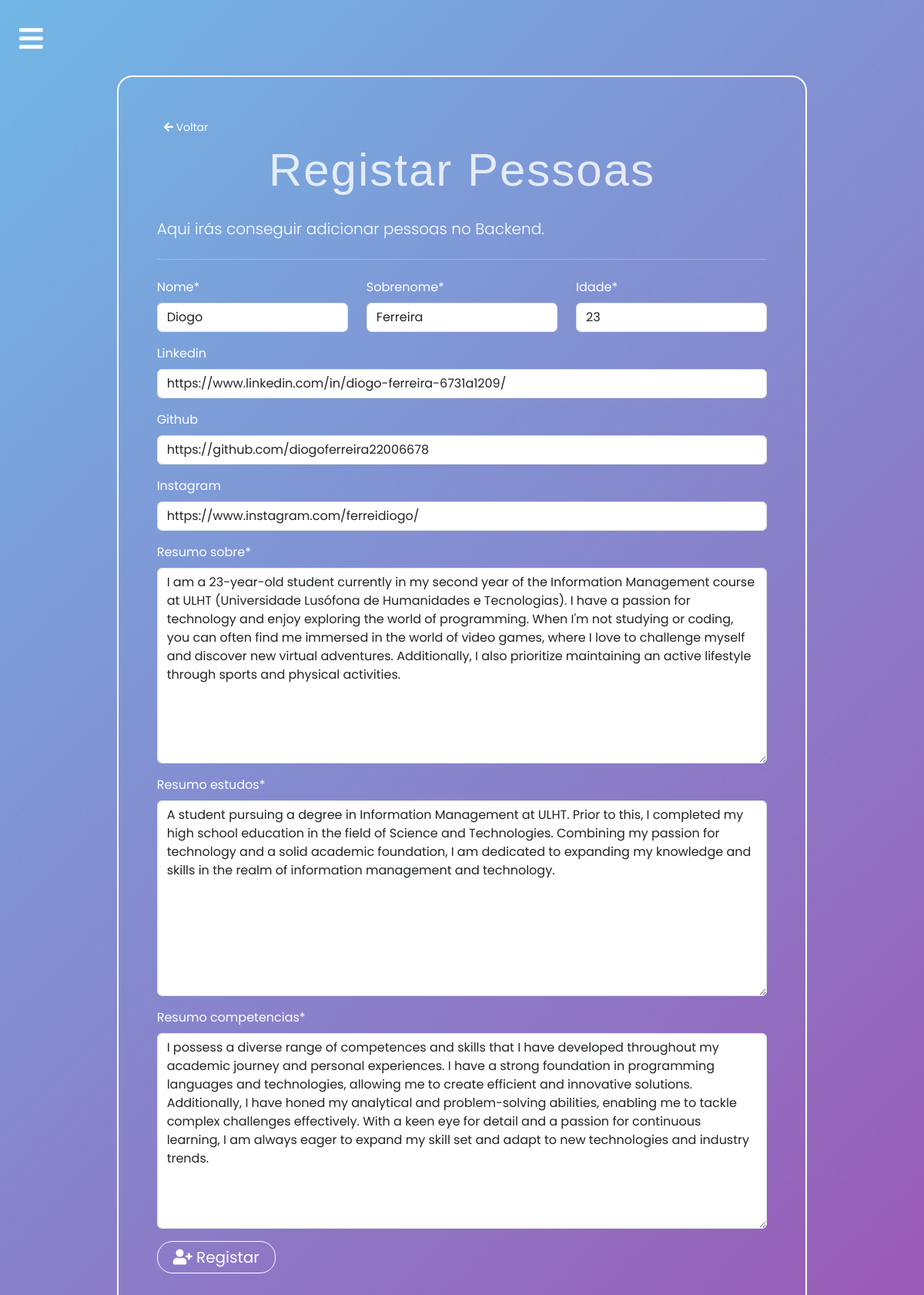
/backend/pessoas/update/1 (signed in), run on the app's committed database.
### portofolio/models.py (models this page shows, shortened)
class Pessoa (models.Model):
    nome = models.CharField(max_length=50)
    sobrenome = models.CharField(max_length=50)
    idade = models.IntegerField()
    linkedin = models.URLField(max_length=200, null=True, blank=True)
    github = models.URLField(max_length=200, null=True, blank=True)
    instagram = models.URLField(max_length=200, null=True, blank=True)
    resumo_sobre = models.TextField()
    resumo_estudos = models.TextField()
    resumo_competencias = models.TextField()

### portofolio/views.py (the view, shortened to what this page needs)
# urls.py: path('backend/pessoas/', views.pessoas_form, name='pessoas_insert'), # get and post req. for insert operation
@login_required
def pessoas_form(request, id=0):
    if request.method == "GET":
        if id == 0:
            form = PessoaForm()
        else:
            pessoa = Pessoa.objects.get(pk=id)
            form = PessoaForm(instance=pessoa)
        return render(request, 'portofolio/pessoal/pessoas/pessoa_form.html', {'form': form})

### portofolio/forms.py
class PessoaForm(forms.ModelForm):
    class Meta:
        model = Pessoa
        fields ='__all__'

### portofolio/templates/portofolio/pessoal/pessoas/pessoa_form.html (shortened to what this page needs)
{%extends 'portofolio/base.html' %}
{%load crispy_forms_tags%}
{%block content%}
<div class="container">
    <div class="col-md-10 offset-md-1 mt-5">
        <div class="limiter-form jumbotron">
            <div class="container-flex">
                <a href="{%url 'portofolio:pessoas_list'%}" class="btn btn-primary btn-sm">
                    <i class="fas fa-arrow-left"></i>
                        Voltar
                </a>
            </div>
            <h1 class="display-4">Registar Pessoas</h1>
            <p class="lead">Aqui irás conseguir adicionar pessoas no Backend.</p>
            <hr class="my-4">
            <form action="" method="post" autocomplete="off">
                <div class="row">
                    <div class="col-md-4">
                        {{form.nome|as_crispy_field}}
                    </div>
                    <div class="col-md-4">
                        {{form.sobrenome|as_crispy_field}}
                    </div>
                    <div class="col-md-4">
                        {{form.idade|as_crispy_field}}
                    </div>
                </div>
                {{ form.linkedin|as_crispy_field }}
                {{ form.github|as_crispy_field }}
                {{ form.instagram|as_crispy_field }}
                {{ form.resumo_sobre|as_crispy_field }}
                {{ form.resumo_estudos|as_crispy_field }}
                {{ form.resumo_competencias|as_crispy_field }}
                <button class="register-custom btn btn-sucess btn-lg" type="submit">
                    <i class="fas fa-user-plus"></i>
                        Registar
                </button>
            </form>
        </div>
    </div>
</div>
{%endblock%}

### portofolio/static/portofolio/css/base.css (style rules this page uses)
* { margin: 0; padding: 0; box-sizing: border-box; font-family: "Poppins", sans-serif; }
body { background: linear-gradient(135deg, #71b7e6, #9b59b6); min-height: 100vh; color: white; background-size: cover; background-position: center; background-repeat: no-repeat; background-attachment: fixed; }
.btn-warning, .btn-danger, .btn-success, .btn-primary { --bs-btn-color: #fff; --bs-btn-bg: transparent; --bs-btn-border-color: transparent; border-radius: 5px; }
a { text-decoration: none; }
.container { display: flex; margin: auto; padding-bottom: 30px; }
h1 { text-align: center; font-weight: 500; font-size: 25px; padding-bottom: 13px; font-family: sans-serif; letter-spacing: 2px; }
.limiter-form { border: 2px solid #fff; border-radius: 20px; padding: 50px; background: transparent; }
.register-custom { color: #fff; border: 1px solid #fff; padding: 5px 20px; border-radius: 20px; }
.main h1 { color: rgba(255, 255, 255, 0.8); font-size: 60px; text-align: center; line-height: 80px; }

### data on the page
Pessoa: nome "Diogo", sobrenome "Ferreira", idade "23", linkedin "https://www.linkedin.com/in/diogo-ferreira-6731a1209/", github "https://github.com/diogoferreira22006678", instagram "https://www.instagram.com/ferreidiogo/", resumo_sobre "I am a 23-year-old student currently in my second year of the Information Management course at ULHT (Universidade Lusófona de Humanidades e Tecnologias). I have a passion for technology and enjoy exploring the world of programming. When I'm not studying or coding, you can often find me immersed in the world of video games, where I love to challenge myself and discover new virtual adventures. Additionally, I also prioritize maintaining an active lifestyle through sports and physical activities.", resumo_estudos "A student pursuing a degree in Information Management at ULHT. Prior to this, I completed my high school education in the field of Science and Technologies. Combining my passion for technology and a solid academic foundation, I am dedicated to expanding my knowledge and skills in the realm of information management and technology.", resumo_competencias "I possess a diverse range of competences and skills that I have developed throughout my academic journey and personal experiences. I have a strong foundation in programming languages and technologies, allowing me to create efficient and innovative solutions. Additionally, I have honed my analytical and problem-solving abilities, enabling me to tackle complex challenges effectively. With a keen eye for detail and a passion for continuous learning, I am always eager to expand my skill set and adapt to new technologies and industry trends."
